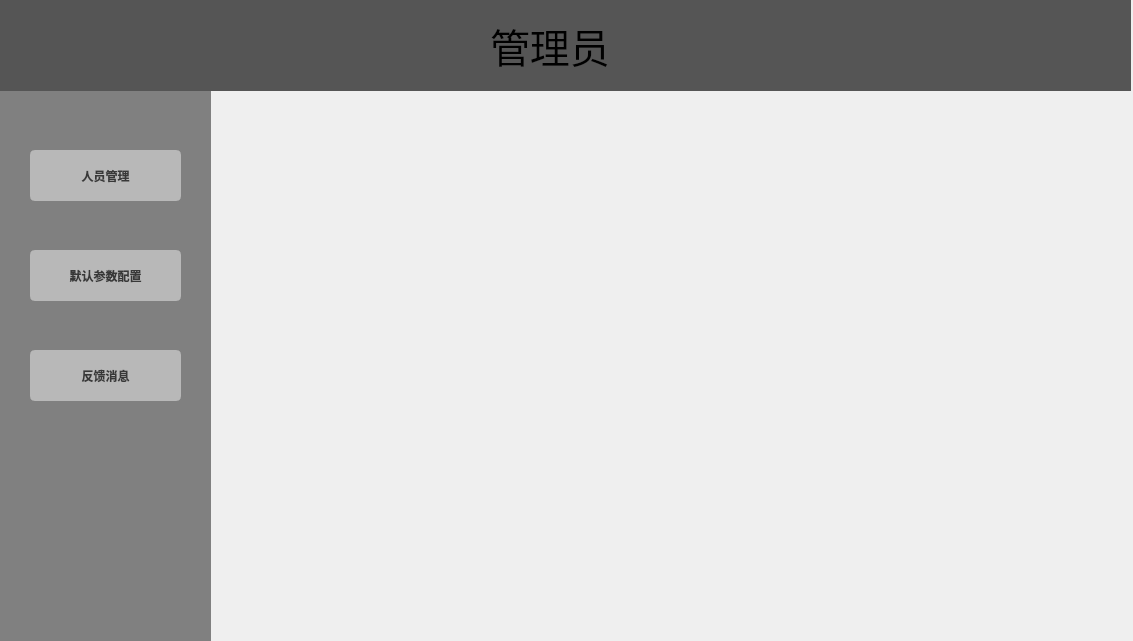
<?xml version="1.0" encoding="UTF-8"?>
<ui version="4.0">
 <class>Dialog</class>
 <widget class="QDialog" name="Dialog">
  <property name="geometry">
   <rect>
    <x>0</x>
    <y>0</y>
    <width>1133</width>
    <height>641</height>
   </rect>
  </property>
  <property name="windowTitle">
   <string>Dialog</string>
  </property>
  <widget class="QLabel" name="label">
   <property name="geometry">
    <rect>
     <x>490</x>
     <y>0</y>
     <width>171</width>
     <height>91</height>
    </rect>
   </property>
   <property name="font">
    <font>
     <pointsize>30</pointsize>
    </font>
   </property>
   <property name="text">
    <string>管理员</string>
   </property>
  </widget>
  <widget class="QLabel" name="label_2">
   <property name="geometry">
    <rect>
     <x>0</x>
     <y>0</y>
     <width>1131</width>
     <height>91</height>
    </rect>
   </property>
   <property name="styleSheet">
    <string notr="true">background-color:rgb(85, 85, 85);</string>
   </property>
   <property name="text">
    <string/>
   </property>
  </widget>
  <widget class="QPushButton" name="pushButton">
   <property name="geometry">
    <rect>
     <x>30</x>
     <y>150</y>
     <width>151</width>
     <height>51</height>
    </rect>
   </property>
   <property name="styleSheet">
    <string notr="true">border-radius:5px;font: 14pt '微软雅黑';font-weight:bold;border:3px solid rgb(184,184,184);background-color: rgb(184, 184, 184);color: rgb(56,56,56);</string>
   </property>
   <property name="text">
    <string>人员管理</string>
   </property>
  </widget>
  <widget class="QPushButton" name="pushButton_2">
   <property name="geometry">
    <rect>
     <x>30</x>
     <y>250</y>
     <width>151</width>
     <height>51</height>
    </rect>
   </property>
   <property name="styleSheet">
    <string notr="true">border-radius:5px;font: 14pt '微软雅黑';font-weight:bold;border:3px solid rgb(184,184,184);background-color: rgb(184, 184, 184);color: rgb(56,56,56);</string>
   </property>
   <property name="text">
    <string>默认参数配置</string>
   </property>
  </widget>
  <widget class="QLabel" name="label_3">
   <property name="geometry">
    <rect>
     <x>0</x>
     <y>90</y>
     <width>211</width>
     <height>551</height>
    </rect>
   </property>
   <property name="styleSheet">
    <string notr="true">background-color:gray;</string>
   </property>
   <property name="text">
    <string/>
   </property>
  </widget>
  <widget class="QPushButton" name="pushButton_3">
   <property name="geometry">
    <rect>
     <x>30</x>
     <y>350</y>
     <width>151</width>
     <height>51</height>
    </rect>
   </property>
   <property name="styleSheet">
    <string notr="true">border-radius:5px;font: 14pt '微软雅黑';font-weight:bold;border:3px solid rgb(184,184,184);background-color: rgb(184, 184, 184);color: rgb(56,56,56);</string>
   </property>
   <property name="text">
    <string>反馈消息</string>
   </property>
  </widget>
  <zorder>label_3</zorder>
  <zorder>label_2</zorder>
  <zorder>label</zorder>
  <zorder>pushButton</zorder>
  <zorder>pushButton_2</zorder>
  <zorder>pushButton_3</zorder>
 </widget>
 <resources/>
 <connections/>
</ui>
